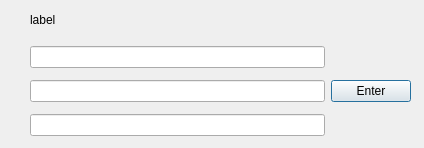
<?xml version="1.0" encoding="UTF-8"?>
<ui version="4.0">
 <class>DialogWindow</class>
 <widget class="QDialog" name="DialogWindow">
  <property name="geometry">
   <rect>
    <x>0</x>
    <y>0</y>
    <width>424</width>
    <height>148</height>
   </rect>
  </property>
  <property name="windowTitle">
   <string>Dialog</string>
  </property>
  <widget class="QWidget" name="horizontalLayoutWidget">
   <property name="geometry">
    <rect>
     <x>30</x>
     <y>40</y>
     <width>381</width>
     <height>102</height>
    </rect>
   </property>
   <layout class="QHBoxLayout" name="horizontalLayout">
    <item>
     <layout class="QVBoxLayout" name="verticalLayout_2">
      <item>
       <widget class="QLineEdit" name="lineEdit1"/>
      </item>
      <item>
       <widget class="QLineEdit" name="lineEdit2"/>
      </item>
      <item>
       <widget class="QLineEdit" name="lineEdit3"/>
      </item>
     </layout>
    </item>
    <item>
     <layout class="QVBoxLayout" name="verticalLayout">
      <item>
       <widget class="QPushButton" name="enterButton">
        <property name="text">
         <string>Enter</string>
        </property>
       </widget>
      </item>
     </layout>
    </item>
   </layout>
  </widget>
  <widget class="QLabel" name="label">
   <property name="geometry">
    <rect>
     <x>30</x>
     <y>10</y>
     <width>381</width>
     <height>20</height>
    </rect>
   </property>
   <property name="text">
    <string>label</string>
   </property>
  </widget>
 </widget>
 <resources/>
 <connections/>
</ui>
